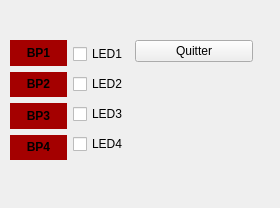
<?xml version="1.0" encoding="UTF-8"?>
<ui version="4.0">
 <class>WidgetUSB202</class>
 <widget class="QWidget" name="WidgetUSB202">
  <property name="geometry">
   <rect>
    <x>0</x>
    <y>0</y>
    <width>280</width>
    <height>208</height>
   </rect>
  </property>
  <property name="windowTitle">
   <string>WidgetUSB202</string>
  </property>
  <widget class="QWidget" name="">
   <property name="geometry">
    <rect>
     <x>10</x>
     <y>20</y>
     <width>243</width>
     <height>160</height>
    </rect>
   </property>
   <layout class="QHBoxLayout" name="horizontalLayout_2">
    <item>
     <layout class="QHBoxLayout" name="horizontalLayout">
      <item>
       <layout class="QVBoxLayout" name="verticalLayout">
        <item>
         <spacer name="horizontalSpacer_2">
          <property name="orientation">
           <enum>Qt::Horizontal</enum>
          </property>
          <property name="sizeHint" stdset="0">
           <size>
            <width>40</width>
            <height>20</height>
           </size>
          </property>
         </spacer>
        </item>
        <item>
         <widget class="QLabel" name="abel_BP1">
          <property name="styleSheet">
           <string notr="true">background-color: rgb(164, 0, 0);
color: rgb(0, 0, 0);</string>
          </property>
          <property name="text">
           <string>&lt;html&gt;&lt;head/&gt;&lt;body&gt;&lt;p align=&quot;center&quot;&gt;&lt;span style=&quot; font-weight:700;&quot;&gt;BP1&lt;/span&gt;&lt;/p&gt;&lt;/body&gt;&lt;/html&gt;</string>
          </property>
         </widget>
        </item>
        <item>
         <widget class="QLabel" name="abel_BP2">
          <property name="styleSheet">
           <string notr="true">background-color: rgb(164, 0, 0);
color: rgb(0, 0, 0);</string>
          </property>
          <property name="text">
           <string>&lt;html&gt;&lt;head/&gt;&lt;body&gt;&lt;p align=&quot;center&quot;&gt;&lt;span style=&quot; font-weight:700;&quot;&gt;BP2&lt;/span&gt;&lt;/p&gt;&lt;/body&gt;&lt;/html&gt;</string>
          </property>
         </widget>
        </item>
        <item>
         <widget class="QLabel" name="abel_BP3">
          <property name="styleSheet">
           <string notr="true">background-color: rgb(164, 0, 0);
color: rgb(0, 0, 0);</string>
          </property>
          <property name="text">
           <string>&lt;html&gt;&lt;head/&gt;&lt;body&gt;&lt;p align=&quot;center&quot;&gt;&lt;span style=&quot; font-weight:700;&quot;&gt;BP3&lt;/span&gt;&lt;/p&gt;&lt;/body&gt;&lt;/html&gt;</string>
          </property>
         </widget>
        </item>
        <item>
         <widget class="QLabel" name="abel_BP4">
          <property name="styleSheet">
           <string notr="true">background-color: rgb(164, 0, 0);
color: rgb(0, 0, 0);</string>
          </property>
          <property name="text">
           <string>&lt;html&gt;&lt;head/&gt;&lt;body&gt;&lt;p align=&quot;center&quot;&gt;&lt;span style=&quot; font-weight:700;&quot;&gt;BP4&lt;/span&gt;&lt;/p&gt;&lt;/body&gt;&lt;/html&gt;</string>
          </property>
         </widget>
        </item>
        <item>
         <spacer name="horizontalSpacer">
          <property name="orientation">
           <enum>Qt::Horizontal</enum>
          </property>
          <property name="sizeHint" stdset="0">
           <size>
            <width>40</width>
            <height>20</height>
           </size>
          </property>
         </spacer>
        </item>
       </layout>
      </item>
      <item>
       <layout class="QVBoxLayout" name="verticalLayout_2">
        <item>
         <spacer name="horizontalSpacer_3">
          <property name="orientation">
           <enum>Qt::Horizontal</enum>
          </property>
          <property name="sizeHint" stdset="0">
           <size>
            <width>40</width>
            <height>20</height>
           </size>
          </property>
         </spacer>
        </item>
        <item>
         <widget class="QCheckBox" name="checkBox_LED1">
          <property name="text">
           <string>LED1</string>
          </property>
         </widget>
        </item>
        <item>
         <widget class="QCheckBox" name="checkBox_LED2">
          <property name="text">
           <string>LED2</string>
          </property>
         </widget>
        </item>
        <item>
         <widget class="QCheckBox" name="checkBox_LED3">
          <property name="text">
           <string>LED3</string>
          </property>
         </widget>
        </item>
        <item>
         <widget class="QCheckBox" name="checkBox_LED4">
          <property name="text">
           <string>LED4</string>
          </property>
         </widget>
        </item>
        <item>
         <spacer name="horizontalSpacer_4">
          <property name="orientation">
           <enum>Qt::Horizontal</enum>
          </property>
          <property name="sizeHint" stdset="0">
           <size>
            <width>40</width>
            <height>20</height>
           </size>
          </property>
         </spacer>
        </item>
       </layout>
      </item>
     </layout>
    </item>
    <item>
     <layout class="QVBoxLayout" name="verticalLayout_3">
      <item>
       <spacer name="horizontalSpacer_5">
        <property name="orientation">
         <enum>Qt::Horizontal</enum>
        </property>
        <property name="sizeHint" stdset="0">
         <size>
          <width>40</width>
          <height>20</height>
         </size>
        </property>
       </spacer>
      </item>
      <item>
       <widget class="QPushButton" name="pushButton_Quitter">
        <property name="text">
         <string>Quitter</string>
        </property>
       </widget>
      </item>
      <item>
       <spacer name="verticalSpacer">
        <property name="orientation">
         <enum>Qt::Vertical</enum>
        </property>
        <property name="sizeHint" stdset="0">
         <size>
          <width>20</width>
          <height>40</height>
         </size>
        </property>
       </spacer>
      </item>
     </layout>
    </item>
   </layout>
  </widget>
 </widget>
 <resources/>
 <connections/>
</ui>
